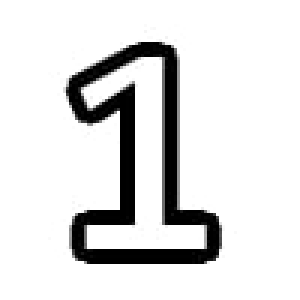
#> input picture ref_1.jpg, 100 x 100 px (shown 3 times larger)
$ jupyter execute play_with_ref-1.ipynb   (shell and % lines are left out)
#> lines starting #> are read from the running program, lines starting #| are printed output that depends on the picture; after the words box and inside, x2 and y2 are one past the last pixel; in counts of white or black regions, pixels touching at a corner belong together
[cell 1]
from matplotlib import pyplot as plt
import cv2
image = cv2.imread('ref_1.jpg')
#> image is the input picture: shape (100, 100, 3); min 0, max 255, mean 223.1
plt.imshow(image)
plt.show()

[cell 2]
gray = cv2.cvtColor(image, cv2.COLOR_BGR2GRAY)

# blur
blur = cv2.GaussianBlur(gray, (0,0), sigmaX=33, sigmaY=33)
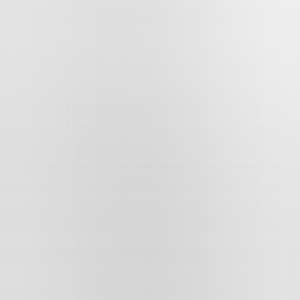
#> blur: shape (100, 100) (shown 3 times larger); min 213, max 238, mean 222.5

# divide
divide = cv2.divide(gray, blur, scale=255)

# otsu threshold
thresh = cv2.threshold(divide, 0, 255, cv2.THRESH_BINARY+cv2.THRESH_OTSU)[1]
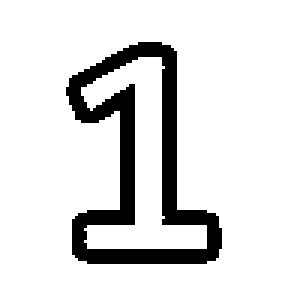
#> thresh: shape (100, 100) (shown 3 times larger); 87.5% white; 1 black region, box (x1, y1, x2, y2) and area: (22, 14, 74, 88) 1245

# apply morphology
kernel = cv2.getStructuringElement(cv2.MORPH_RECT, (3,3))
morph = cv2.morphologyEx(thresh, cv2.MORPH_CLOSE, kernel)
#> morph: shape (100, 100); 87.6% white; 1 black region, box (x1, y1, x2, y2) and area: (22, 14, 74, 88) 1241

[cell 3]
plt.imshow(morph)
plt.show()

[cell 4]
(h_1,w_1)=morph.shape[:2]
#> h_1 = 100; w_1 = 100

[cell 5]
cr=(w_1//2,h_1//2)
#> cr = (50, 50)

[cell 6]
M = cv2.getRotationMatrix2D(cr,-30,1)
after_rotation = cv2.warpAffine(morph,M,(w_1,h_1), borderMode=cv2.BORDER_CONSTANT,
                           borderValue=(255,255,0))
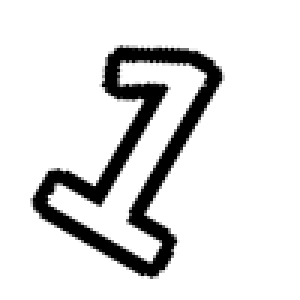
#> after_rotation: shape (100, 100) (shown 3 times larger); min 0, max 255, mean 223.3
plt.imshow(after_rotation)
plt.show()
